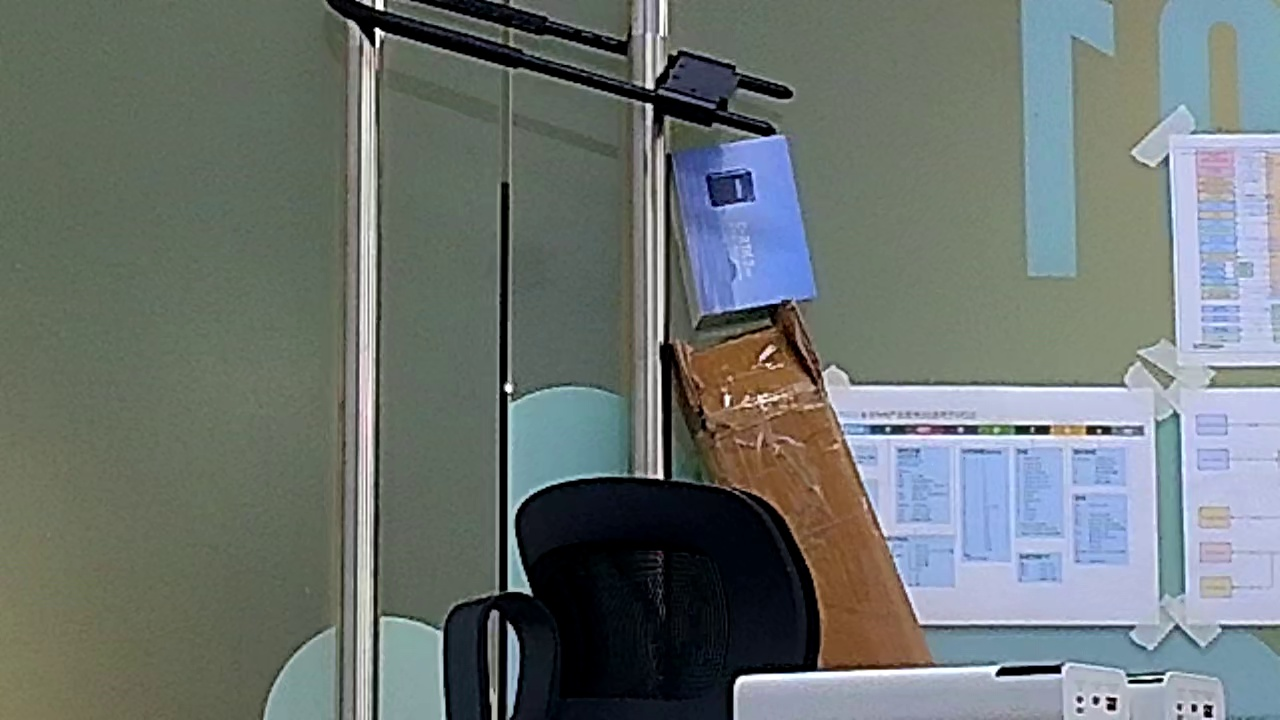
#> input picture target_photos/far_01.jpg, 1280 x 720 px
$ python -i recognize.py   (imports and definitions only)   (Python 2 division)   (older library calls are emulated)
#> lines starting #> are read from the running program, lines starting #| are printed output that depends on the picture
### logger.py
"""
日志工具模块

统一日志格式，替代 print 语句。
支持控制台 + 文件输出，支持 --verbose / --log-file 参数。
"""

import logging
import sys


def setup_logger(name="tracker", level=logging.INFO, log_file=None):
    """创建并配置 logger

    Args:
        name: logger 名称
        level: 日志级别 (默认 INFO)
        log_file: 日志文件路径 (None=仅控制台)

    Returns:
        logging.Logger
    """
    logger = logging.getLogger(name)
    logger.setLevel(level)

    # 避免重复添加 handler
    if logger.handlers:
        return logger

    fmt = logging.Formatter("[%(asctime)s] %(levelname)s %(name)s: %(message)s",
                            datefmt="%H:%M:%S")

    # 控制台
    ch = logging.StreamHandler(sys.stdout)
    ch.setFormatter(fmt)
    logger.addHandler(ch)

    # 文件（可选）
    if log_file:
        fh = logging.FileHandler(log_file, encoding="utf-8")
        fh.setFormatter(fmt)
        logger.addHandler(fh)

    return logger

### recognize.py
"""
目标识别测试 (多方法 + 分步计时)
方法:
  1. 多尺度模板匹配
  2. ORB 特征点匹配 + 单应性
  3. SIFT 特征点匹配 + 单应性
  4. HSV 颜色直方图反投影
  5. 边缘轮廓匹配

用法:
  python recognize.py --batch              # 批量测试
  python recognize.py --image xxx.jpg      # 单张测试
  python recognize.py                      # MIPI CSI 实时 (默认, 低延迟)
  python recognize.py --fast               # MIPI CSI 快速模式 (~30fps)
  python recognize.py --fast --save        # 快速模式 + 录像保存
  python recognize.py --rtsp               # RTSP 实时 (备用)
  python recognize.py --rtsp --fast        # RTSP 快速模式
  python recognize.py --sensor-id 1        # 指定 MIPI 摄像头ID
  python recognize.py --verbose            # DEBUG 级别日志
  python recognize.py --log-file run.log   # 日志写入文件
  python recognize.py --auto-track          # 云台自动跟踪目标
  python recognize.py --multiprocess --fast  # 多进程快速模式 (实验性)
"""

import cv2
import numpy as np
import os
import json
import argparse
import time
import glob
import logging
import pickle
import hashlib

from logger import setup_logger
from tracker import KalmanTracker, MultiTracker

log = setup_logger("tracker")


# [24 lines left out: function load_config, not called in this run]


CACHE_DIR = ".feature_cache"


def _get_image_hash(img):
    """图片内容哈希"""
    return hashlib.md5(img.tobytes()).hexdigest()[:16]


# [42 lines left out: functions _load_cached_features, _save_cached_features, _serialize_keypoints, _deserialize_keypoints, not called in this run]


class TargetRecognizer:
    def __init__(self, targets_dir="targets"):
        """目标识别器初始化

        创建 ORB/SIFT 特征提取器、匹配器，检测 CUDA 加速可用性，
        并从 targets_dir 加载所有目标模板（含磁盘缓存加速）。

        Args:
            targets_dir: 目标模板目录路径，需包含 target_info.json
        """
        self.targets = []
        self.orb = cv2.ORB_create(nfeatures=2000)
        self.sift = cv2.SIFT_create(nfeatures=1000)
        self.bf_hamming = cv2.BFMatcher(cv2.NORM_HAMMING)
        # FLANN for SIFT
        index_params = dict(algorithm=1, trees=5)  # FLANN_INDEX_KDTREE
        search_params = dict(checks=50)
        self.flann = cv2.FlannBasedMatcher(index_params, search_params)
        # CUDA 加速检测
        self.use_cuda = hasattr(cv2, 'cuda') and cv2.cuda.getCudaEnabledDeviceCount() > 0
        self.cuda_template_matcher = None
        if self.use_cuda:
            try:
                self.cuda_template_matcher = cv2.cuda.createTemplateMatching(
                    cv2.CV_8U, cv2.TM_CCOEFF_NORMED)
                log.info('CUDA GPU 加速已启用 (cvtColor/resize/templateMatch)')
            except Exception as e:
                log.info('CUDA GPU 加速已启用 (cvtColor/resize), 模板匹配CUDA不可用: %s', e)
        else:
            log.info('CUDA GPU 不可用, 使用 CPU 模式')
        self._load(targets_dir)

    def _load(self, targets_dir):
        info_path = os.path.join(targets_dir, "target_info.json")
        with open(info_path, "r", encoding="utf-8") as f:
            annotations = json.load(f)

        cache_hits = 0
        for ann in annotations:
            img = cv2.imread(os.path.join(targets_dir, ann["crop"]))
            if img is None:
                continue
            gray = cv2.cvtColor(img, cv2.COLOR_BGR2GRAY)
            hsv = cv2.cvtColor(img, cv2.COLOR_BGR2HSV)

            # 尝试从缓存加载特征
            cache_key = ann["crop"].replace("/", "_").replace(".", "_")
            cached = _load_cached_features(img, cache_key)

            if cached is not None:
                # 从缓存还原
                orb_kp = _deserialize_keypoints(cached.get("orb_kp_ser"))
                orb_des = cached.get("orb_des")
                sift_kp = _deserialize_keypoints(cached.get("sift_kp_ser"))
                sift_des = cached.get("sift_des")
                hist_hs = cached["hist_hs"]
                hist_bp = cached["hist_bp"]
                edges = cached["edges"]
                cache_hits += 1
            else:
                # 计算特征
                orb_kp, orb_des = self.orb.detectAndCompute(gray, None)
                sift_kp, sift_des = self.sift.detectAndCompute(gray, None)
                hist_hs = cv2.calcHist([hsv], [0, 1], None, [30, 32], [0, 180, 0, 256])
                cv2.normalize(hist_hs, hist_hs)
                hist_bp = cv2.calcHist([hsv], [0, 1], None, [180, 256], [0, 180, 0, 256])
                cv2.normalize(hist_bp, hist_bp, 0, 255, cv2.NORM_MINMAX)
                edges = cv2.Canny(gray, 50, 150)
                # 保存到缓存
                _save_cached_features(img, cache_key, {
                    "orb_kp_ser": _serialize_keypoints(orb_kp),
                    "orb_des": orb_des,
                    "sift_kp_ser": _serialize_keypoints(sift_kp),
                    "sift_des": sift_des,
                    "hist_hs": hist_hs,
                    "hist_bp": hist_bp,
                    "edges": edges,
                })

            self.targets.append({
                "name": ann["crop"],
                "source": ann["source"],
                "image": img,
                "gray": gray,
                "hsv": hsv,
                "orb_kp": orb_kp, "orb_des": orb_des,
                "sift_kp": sift_kp, "sift_des": sift_des,
                "hist_hs": hist_hs,
                "hist_bp": hist_bp,
                "edges": edges,
            })
        if cache_hits > 0:
            log.info("已加载 %d 个目标模板 (%d 个从缓存恢复)", len(self.targets), cache_hits)
        else:
            log.info("已加载 %d 个目标模板 (特征已缓存到 %s/)", len(self.targets), CACHE_DIR)

    # [397 lines left out: functions recognize, _homography_box, _nms, get_system_stats, draw_results, print_timing, not called in this run]


class FPSCounter:
    """滑动窗口 FPS 计算器"""

    def __init__(self, window_size=30):
        self.window_size = window_size
        self.timestamps = []

    # [663 lines left out: functions tick, main, not called in this run]


# [2 lines not run here, left out]

>>> import cv2
>>> picture = cv2.imread('target_photos/far_01.jpg', cv2.IMREAD_GRAYSCALE)
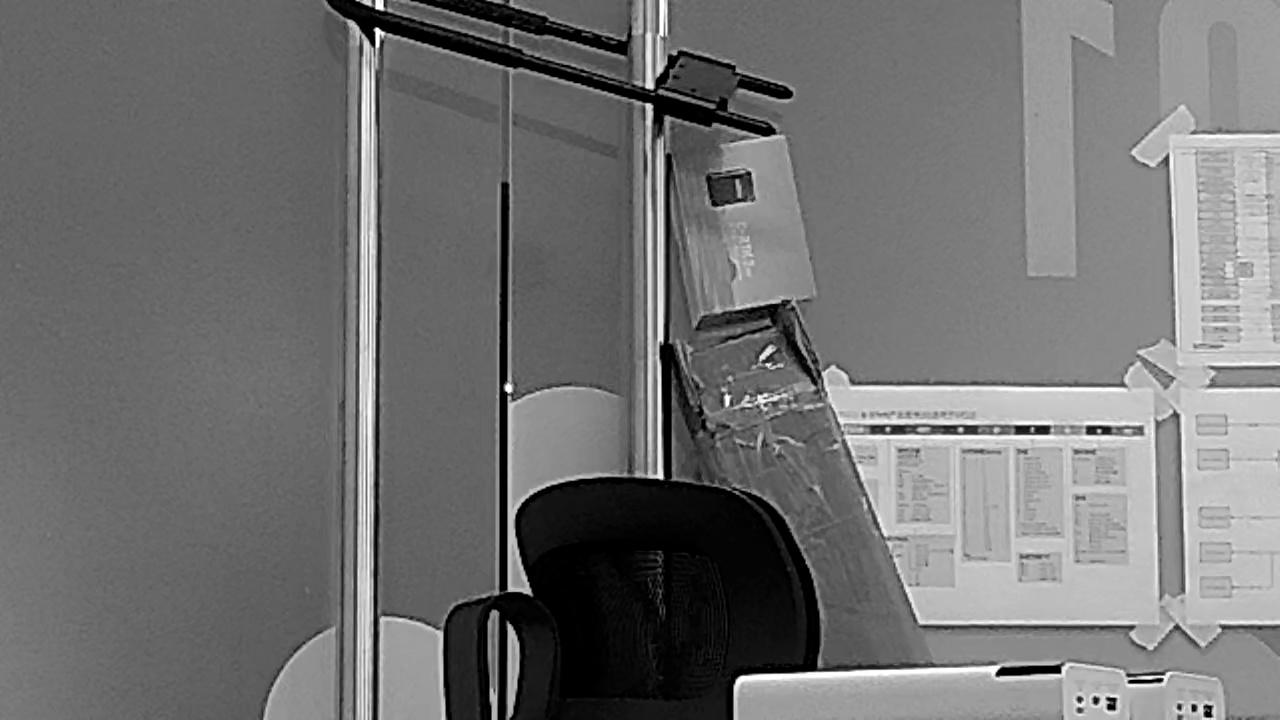
#> picture: shape (720, 1280); min 0, max 255, mean 114.1
>>> result = TargetRecognizer().recognize(picture)
#> (reads target_photos/target_info.json from the repository)
#> (the run stopped early here; a loop or call above may not have finished)
